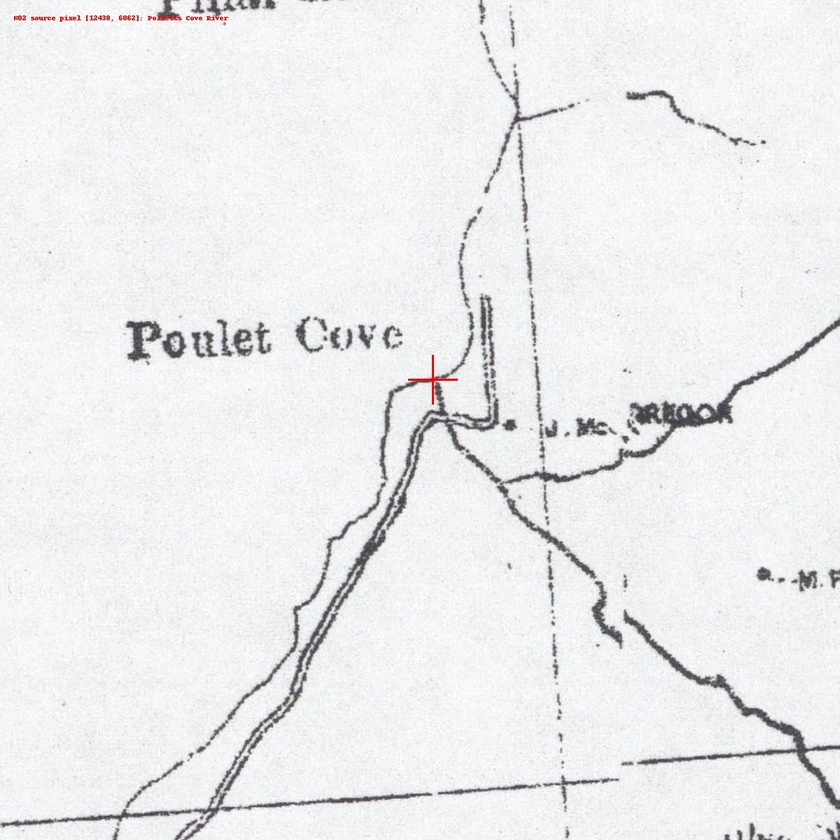
#> input picture reports/church/physical-review-20260912/N02-source-review.jpg, 840 x 840 px, shrunk from 1200 x 1200 before the run
$ python -i extraction_pilot.py   (imports and definitions only)
#> lines starting #> are read from the running program, lines starting #| are printed output that depends on the picture; after the words box and inside, x2 and y2 are one past the last pixel; in counts of white or black regions, pixels touching at a corner belong together
#> further down, picture is the input picture: shape (840, 840, 3); mean B, G, R 238.6, 236.8, 236
"""Source-only Fletcher line extraction feasibility experiment.

This is colour-aware ink extraction, NOT a trained semantic water classifier.
Long roads, coordinate rules and connected lettering can survive the filter.
No modern coordinates, gold controls or production map writes are accepted.
"""

from __future__ import annotations

import argparse
import hashlib
import json
from pathlib import Path

CONFIG = {
    "background_radius": 9,
    "red_contrast": 28,
    "green_contrast": 20,
    "maximum_red_excess": 65,
    "maximum_relative_red": 0.52,
    "minimum_area": 80,
    "minimum_span": 100,
    "join_radius": 1,
    "point_tolerance": 3,
    "shore_minimum_red": 190,
    "shore_minimum_green": 180,
    "shore_cleanup_radius": 5,
    "shore_minimum_hole_area": 1000,
}


# [36 lines left out: function extract, not called in this run]


def shore_mask(rgb, config=None):
    """Sea-paper edge for preselected coastal crops; not inland water detection."""
    import cv2
    import numpy as np

    cfg = CONFIG if config is None else config
    paper = (
        (rgb[:, :, 0] >= cfg["shore_minimum_red"])
        & (rgb[:, :, 1] >= cfg["shore_minimum_green"])
    ).astype(np.uint8)
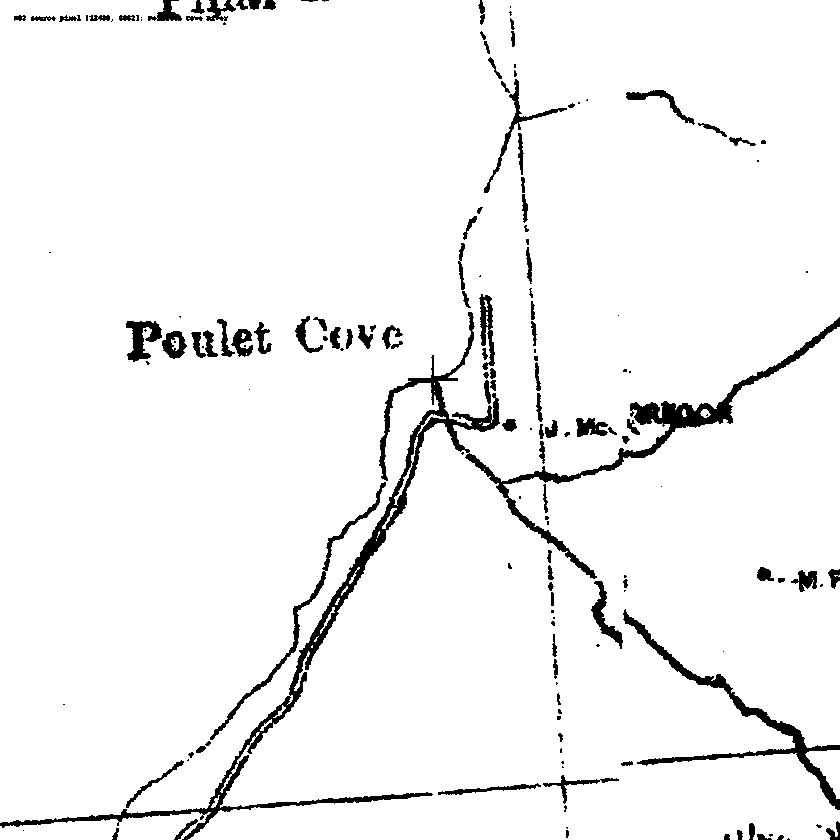
#> paper: shape (840, 840); values 0 (black) and 1 (white), 95.4% white; 166 black regions (63 under 20 px), largest, box (x1, y1, x2, y2) and area: (0, 312, 840, 840) 14186, (623, 609, 840, 810) 3357, (210, 482, 386, 740) 1408
    r = cfg["shore_cleanup_radius"]
    kernel = cv2.getStructuringElement(cv2.MORPH_ELLIPSE, (2 * r + 1,) * 2)
    paper = cv2.morphologyEx(paper, cv2.MORPH_OPEN, kernel)
#> paper: shape (840, 840); values 0 (black) and 1 (white), 94.2% white; 41 black regions (21 under 20 px), largest, box (x1, y1, x2, y2) and area: (0, 207, 840, 840) 25322, (623, 609, 840, 810) 3544, (126, 319, 272, 365) 3529
    paper = cv2.morphologyEx(paper, cv2.MORPH_CLOSE, kernel)
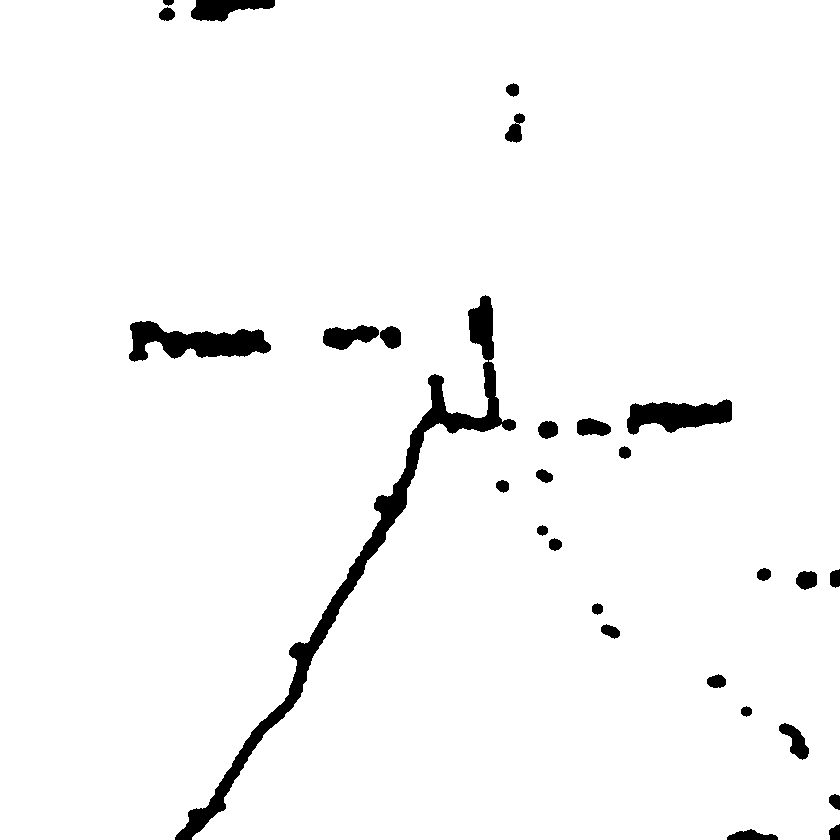
#> paper: shape (840, 840); values 0 (black) and 1 (white), 96.8% white; 28 black regions, largest, box (x1, y1, x2, y2) and area: (175, 295, 516, 840) 10102, (129, 321, 271, 362) 3256, (627, 399, 732, 435) 2370
    n, labels, stats, _ = cv2.connectedComponentsWithStats(paper, 8)
#> n = 2; stats = [[129, 0, 711, 840, 22526], [0, 0, 840, 840, 683074]]
    if n < 2:
        return np.zeros(paper.shape, np.uint8)
    region = (labels == (1 + np.argmax(stats[1:, cv2.CC_STAT_AREA]))).astype(np.uint8)
    n_h, holes, hstats, _ = cv2.connectedComponentsWithStats(1 - region, 8)
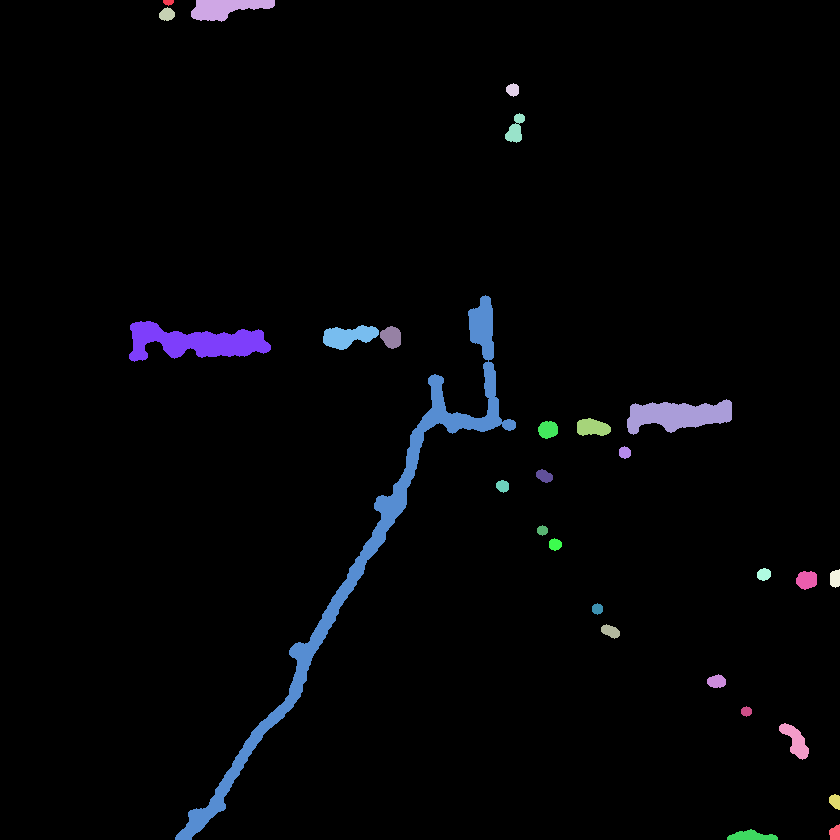
#> holes: shape (840, 840) int32; 29 distinct labels, from 0 to 28; one colour per label, 0 black
#> n_h = 29; hstats = 29 rows, first 6: [0, 0, 840, 840, 683074], [163, 0, 11, 6, 50], [191, 0, 84, 22, 1141], [159, 7, 16, 14, 163], [506, 83, 13, 14, 135], [505, 113, 20, 30, 332]
    for i in range(1, n_h):
        if hstats[i, cv2.CC_STAT_AREA] < cfg["shore_minimum_hole_area"]:
            region[holes == i] = 1
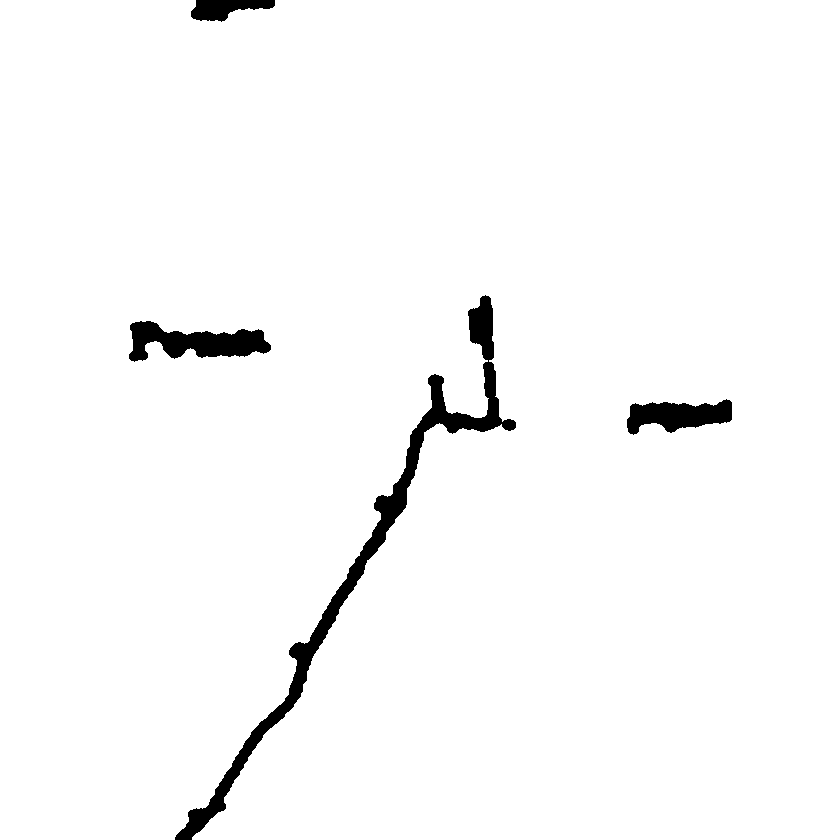
#> region: shape (840, 840); values 0 (black) and 1 (white), 97.6% white; 4 black regions, box (x1, y1, x2, y2) and area: (175, 295, 516, 840) 10102, (129, 321, 271, 362) 3256, (627, 399, 732, 435) 2370, (191, 0, 275, 22) 1141
    edge = cv2.morphologyEx(region, cv2.MORPH_GRADIENT, np.ones((3, 3), np.uint8))
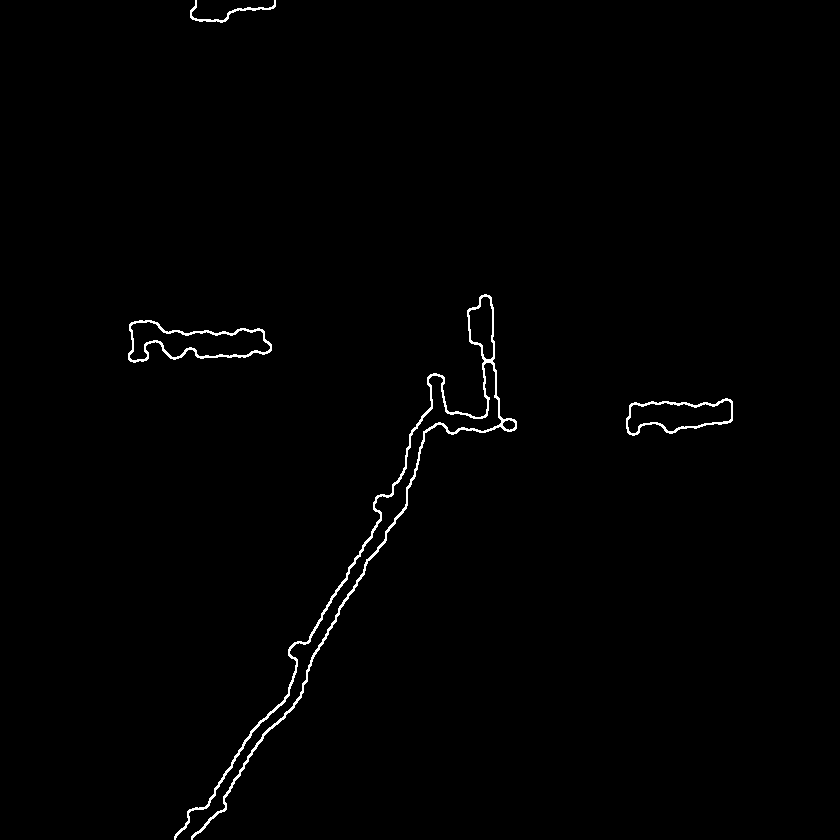
#> edge: shape (840, 840); values 0 (black) and 1 (white), 0.85% white in thin lines or dots, all inside (x1, y1, x2, y2) = (128, 0, 733, 840)
    edge[: r + 1] = 0
#> edge: shape (840, 840); values 0 (black) and 1 (white), 0.84% white in thin lines or dots, all inside (x1, y1, x2, y2) = (128, 6, 733, 840)
    edge[-r - 1 :] = 0
#> edge: shape (840, 840); values 0 (black) and 1 (white), 0.84% white in thin lines or dots, all inside (x1, y1, x2, y2) = (128, 6, 733, 834)
    edge[:, : r + 1] = 0
    edge[:, -r - 1 :] = 0
    return edge


# [89 lines left out: functions point_support, run, main, not called in this run]


# [2 lines not run here, left out]

>>> import cv2
>>> picture = cv2.imread('../../reports/church/physical-review-20260912/N02-source-review.jpg')
>>> result = shore_mask(picture)

$ run again, on reports/church/physical-review-20260912/N04-source-review.jpg
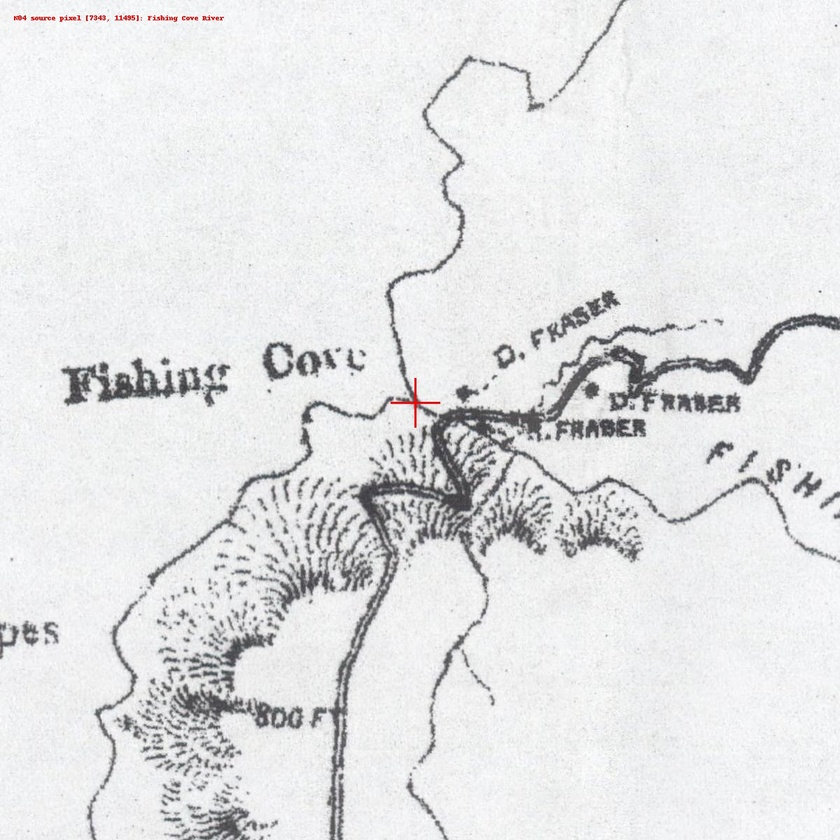
#> input picture reports/church/physical-review-20260912/N04-source-review.jpg, 840 x 840 px, shrunk from 1200 x 1200 before the run
#> picture is the input picture: shape (840, 840, 3); mean B, G, R 229.4, 228.5, 227.8
#> labels: shape (840, 840) int32; 10 distinct labels, from 0 to 9
#> n = 10; stats = [[0, 290, 840, 550, 79347], [0, 0, 840, 840, 440225], [342, 326, 498, 514, 183118], [563, 362, 66, 59, 1950], [451, 425, 15, 13, 135], [340, 495, 22, 20, 246], [340, 530, 18, 21, 227], [372, 560, 12, 15, 136], [188, 678, 12, 14, 127], [163, 735, 11, 11, 89]]
#> holes: shape (840, 840) int32; 13 distinct labels, from 0 to 12
#> n_h = 13; hstats = 13 rows, first 6: [0, 0, 840, 840, 440225], [544, 290, 73, 51, 1317], [117, 313, 723, 527, 252838], [531, 329, 12, 12, 104], [494, 344, 24, 25, 397], [287, 349, 47, 27, 928]
#> after the loop in shore_mask, `for i in range(1, n_h):`:
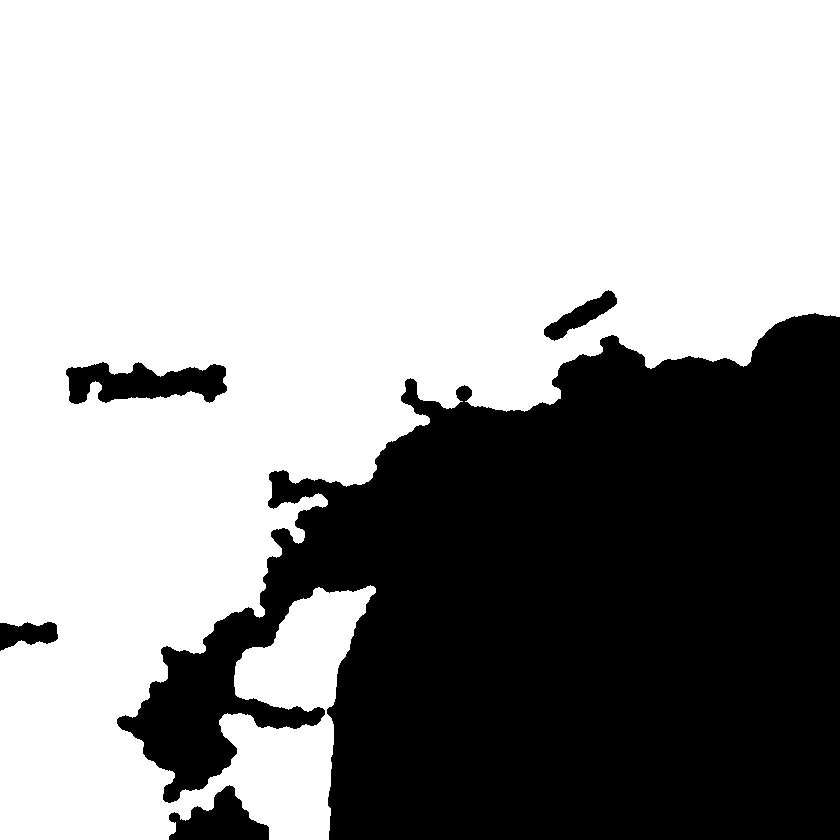
#> region: shape (840, 840); values 0 (black) and 1 (white), 62.8% white; 5 black regions, box (x1, y1, x2, y2) and area: (117, 313, 840, 840) 252838, (66, 362, 227, 404) 4420, (169, 785, 269, 840) 3057, (544, 290, 617, 341) 1317, (0, 622, 58, 651) 1134
#> in shore_mask, `edge = cv2.morphologyEx(region, cv2.MORPH_GRADIENT, np.ones((3, 3), np..`:
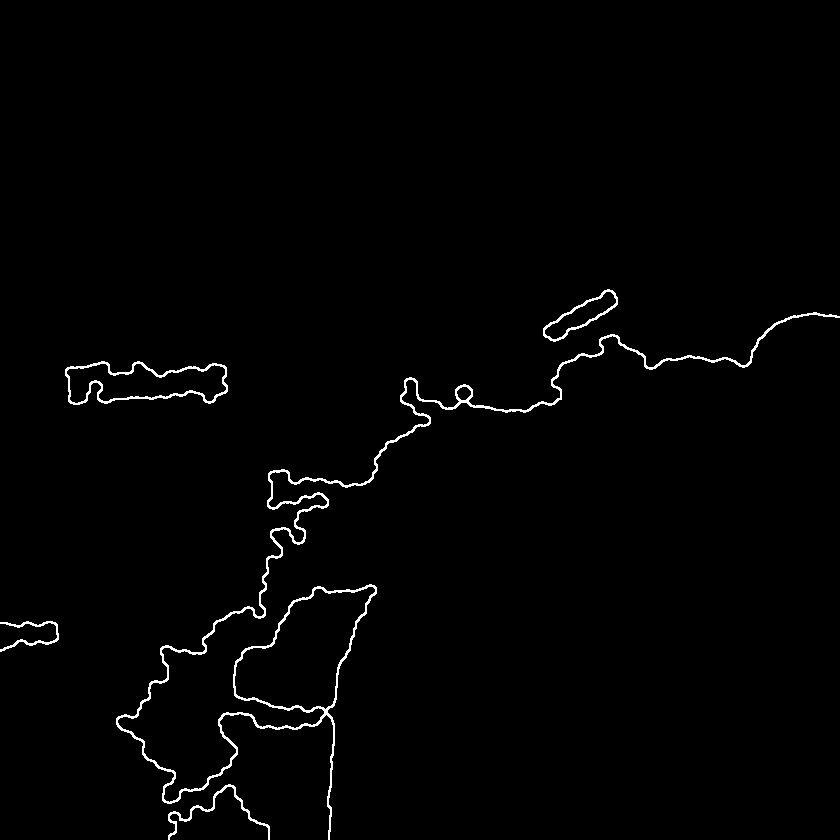
#> edge: shape (840, 840); values 0 (black) and 1 (white), 1.2% white in thin lines or dots, all inside (x1, y1, x2, y2) = (0, 289, 840, 840)
